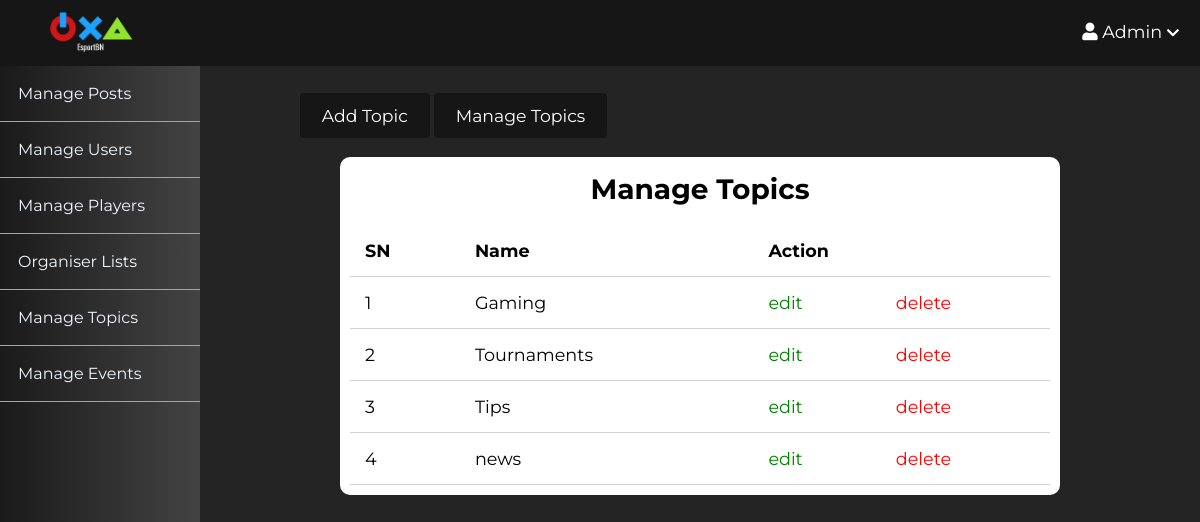
The app's page /admin/topics/index.php (signed in), older data.
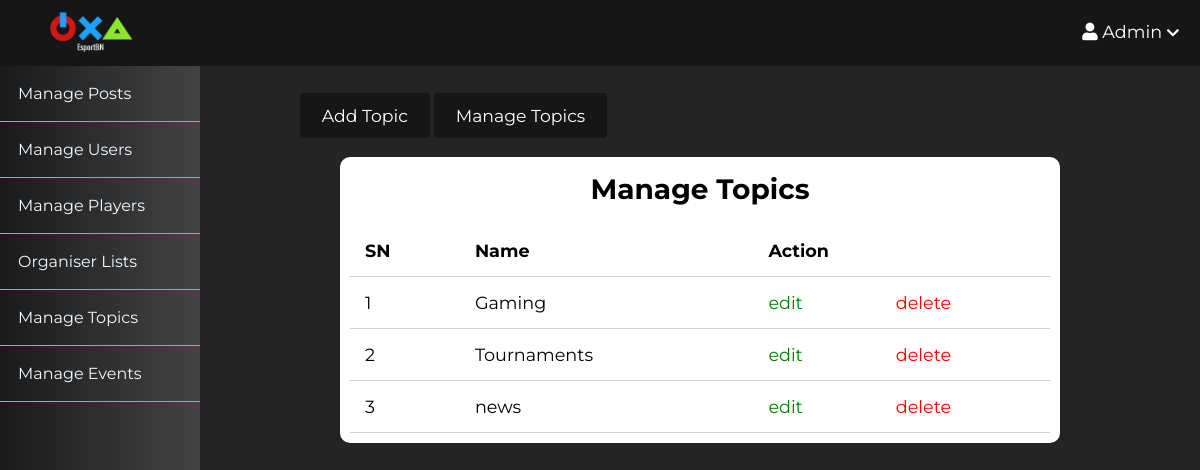
The same page, newer data.
### tables this page shows
CREATE TABLE `topics` (
  `id` int(11) NOT NULL,
  `name` varchar(100) NOT NULL,
  `description` text NOT NULL
);

### app/controllers/topics.php (called while the page is built, shortened)
<?php
include(ROOT_PATH . "/app/database/db.php");
$table = 'topics';
$topics = selectAll($table);

### app/database/db.php (called while the page is built, shortened)
<?php
require('connect.php');
function selectAll($table, $conditions = [])
{
    global $conn;
    $sql = "SELECT * FROM $table";
    if (empty($conditions)) {
        $stmt = $conn->prepare($sql);
        $stmt->execute();
        $records = $stmt->get_result()->fetch_all(MYSQLI_ASSOC);
        return $records;
    }
}

### admin/topics/index.php (the view, shortened to what this page needs)
<?php include(ROOT_PATH . "/app/controllers/topics.php");
?>
<!DOCTYPE html>
<html lang="en">
    <head>
        <link rel="stylesheet"
            href="https://use.fontawesome.com/releases/v5.7.2/css/all.css"
>
        <link rel="stylesheet" href="../../assets/css/style.css">
        <link rel="stylesheet" href="../../assets/css/admin.css">
    </head>
    <body>
    <?php include(ROOT_PATH . "/app/includes/adminHeader.php"); ?>
        <div class="admin-wrapper">
        <?php include(ROOT_PATH . "/app/includes/adminSidebar.php"); ?>
            <div class="admin-content">
                <div class="button-group">
                    <a href="create.php" class="btn btn-big">Add Topic</a>
                    <a href="index.php" class="btn btn-big">Manage Topics</a>
                </div>
                <div class="content">
                    <h2 class="page-title">Manage Topics</h2>
                    <table>
                        <thead>
                            <th>SN</th>
                            <th>Name</th>
                            <th colspan="2">Action</th>
                        </thead>
                        <tbody>
                            <?php foreach ($topics as $key => $topic): ?>
                               <tr>
                                    <td><?php echo $key + 1; ?></td>
                                    <td><?php echo $topic['name']; ?></td>
                                    <td><a href="edit.php?id=<?php echo $topic['id']; ?>" class="edit">edit</a></td>
                                    <td><a href="index.php?del_id=<?php echo $topic['id']; ?>" class="delete">delete</a></td>
                                </tr>
                            <?php endforeach; ?>
                        </tbody>
                    </table>
                </div>
            </div>
        </div>
    </body>
</html>

Row changes from the older to the newer data that the page shows:
removed topics: name "Tips"
